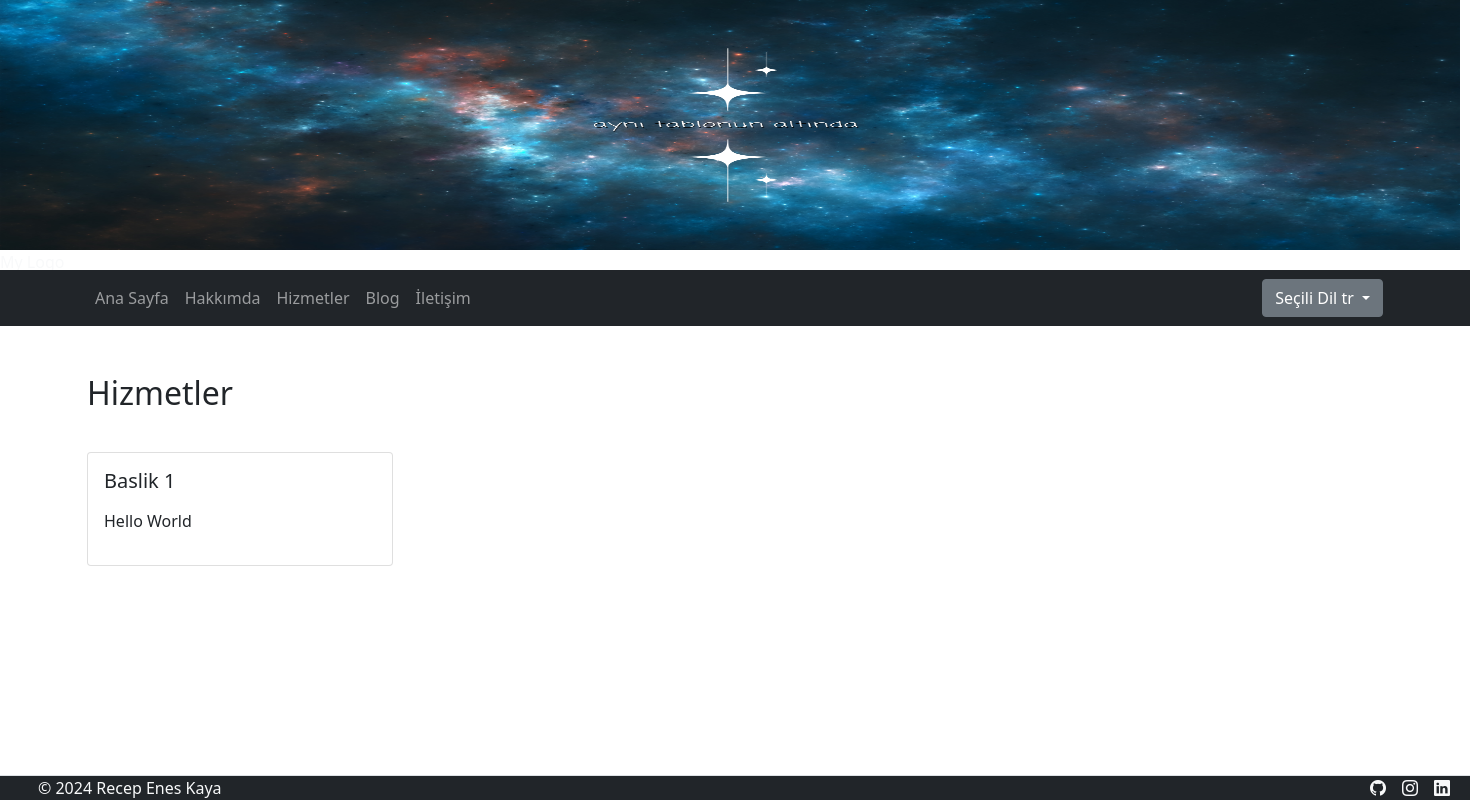
The page /tr/services on the database as committed earlier.
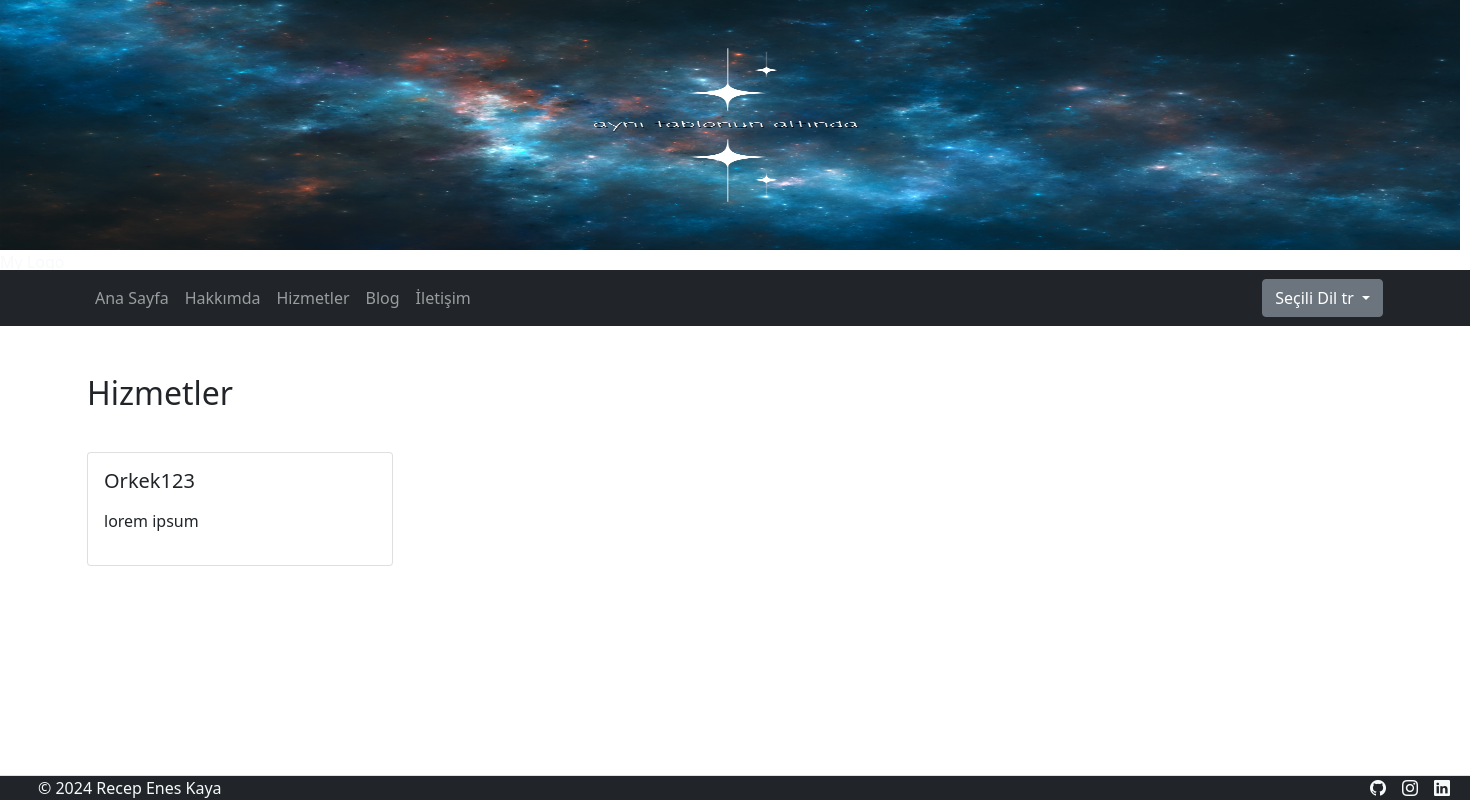
The same page on the database as committed later.
### tcore/models.py (models this page shows, shortened)
class Service(models.Model):
    title = models.CharField(max_length=200, verbose_name=_("Başlık"))
    content = RichTextField(verbose_name=_("İçerik"))
    slug = models.SlugField(max_length=200, blank=True, editable=False)

### tcore/views.py (the view)
# urls.py: path('services', ServiceView.as_view(), name='services'),
class ServiceView(ListView):
    template_name = 'services.html'
    context_object_name = "Services"
    queryset = Service.objects.all()

### tcore/context_processors.py (called while the page is built)
def SettingList(request):
    try:
        context = Setting.objects.get()
    except Setting.DoesNotExist:
        context = None
    return {'settings': context}

### tcore/templates/services.html (shortened to what this page needs)
{% extends 'base.html' %}
{% load static %}
{% load i18n %}
{% block content %}
<div class="row mt-4 mb-4">
    <h2 class="mb-4">{% translate 'Hizmetler' %}</h2>
    {% for service in Services %}
    <div class="col-md-3 mt-3">
        <div class="card">
            <div class="card-body">
                <h5 class="card-title">{{ service.title }}</h5>
                <p class="card-text">{{ service.content|safe }}</p>
            </div>
        </div>
    </div>
</div>
    {% endfor %}
{% endblock %}

Rows that differ between the two databases and show on the page:
removed Service: title "Baslik 1", content "Hello World"
added Service: title "Orkek123", content "lorem ipsum"
